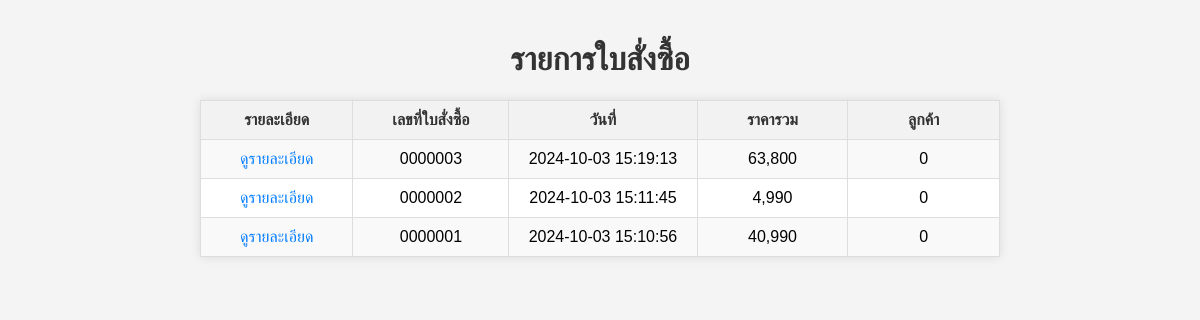
Page /view_order.php on the committed database.
### tables this page shows
CREATE TABLE `orders` (
  `oid` int(7) UNSIGNED ZEROFILL NOT NULL,
  `ototal` int(7) NOT NULL,
  `odate` datetime NOT NULL,
  `member_id` int(7) NOT NULL
);

### view_order.php (the view, shortened to what this page needs)
<!doctype html>
<html lang="th">
<head>
</head>
<body>
<h1>รายการใบสั่งซื้อ</h1>
<table>
  <tr>
    <th width="153">รายละเอียด</th>
    <th width="153">เลขที่ใบสั่งซื้อ</th>
    <th width="193">วันที่</th>
    <th width="150">ราคารวม</th>
    <th width="155">ลูกค้า</th>
  </tr>
  <?php
	include("php/config.php");
	$sql = "SELECT * FROM `orders` ORDER BY oid DESC";
	$rs = mysqli_query($con, $sql);
	while ($data = mysqli_fetch_array($rs, MYSQLI_BOTH)) {
?>
  <tr>
    <td><a href="view_order_detail.php?a=<?=$data['oid'];?>">ดูรายละเอียด</a></td>
    <td><?=$data['oid'];?></td>
    <td><?=$data['odate'];?></td>
    <td><?=number_format($data['ototal'], 0);?></td>
    <td><?=$data['member_id'];?></td>
  </tr>
  <?php } ?>
</table>
</body>
</html>

### view_order.php (style rules this page uses)
body { background: url('images/back.jpg') no-repeat center center fixed; background-size: cover; font-family: Arial, sans-serif; background-color: #f4f4f4; margin: 0; padding: 20px; }
h1 { color: #333; text-align: center; }
table { width: 100%; max-width: 800px; margin: 20px auto; border-collapse: collapse; background-color: #fff; box-shadow: 0 0 10px rgba(0, 0, 0, 0.1); }
th, td { padding: 10px; text-align: center; border: 1px solid #ddd; }
th { background-color: #f2f2f2; color: #333; }
tr:nth-child(even) { background-color: #f9f9f9; }
a { color: #007bff; text-decoration: none; }

### rows in the picture
orders: oid "0000003", odate "2024-10-03 15:19:13", ototal "63,800", member "0"
orders: oid "0000002", odate "2024-10-03 15:11:45", ototal "4,990", member "0"
orders: oid "0000001", odate "2024-10-03 15:10:56", ototal "40,990", member "0"
